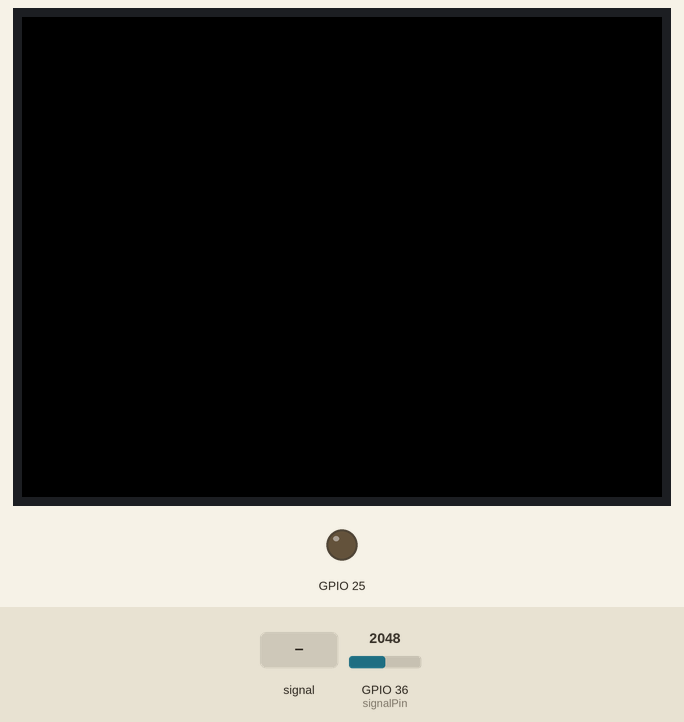
The sketch below on a simulated ESP32. Parts: 320×240 colour display, output pins drawn as LEDs (lit = HIGH). Inputs (shaded band) come from the test bench; at power-on: GPIO 36 (signalPin) = 2048.

Above: at 1.3 s.
1.4 s: GPIO 36 (signalPin) fed a 200 Hz sine of ±327 counts around its level
2.9 s: GPIO 36 (signalPin) set to 2866
Timing chart, 0 to 5.9 s (numbered marks = the images above; inputs shaded):
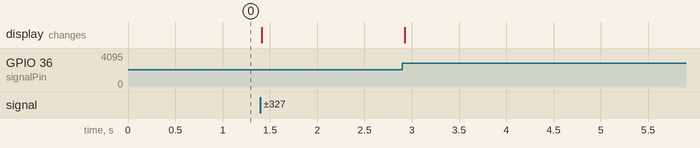

The sketch:

M5stackPlot.ino
```cpp
#include <M5Stack.h>
// LCD 320 x 240
// 信号ピンをM5Stackの36ピンにつなぐ
// GNDをGピンにつなぐ

//画面の行画素分の配列を定義
int memory[320]={0};

//最新データを入れる変数を定義
int data;

#define signalPin 36  // 信号線をGPIO36につなぐ

void setup(){
    M5.begin();
    dacWrite(25, 0); // Speaker OFF
}

void loop() {

  //背景色黒
  M5.Lcd.fillScreen(0x0000);
  //Serial.println(analogRead(signalPin)); // 心拍センサーを読み、シリアルに出力

  data = analogRead(signalPin);

  //map関数を使ってLCDモニタの表示できる数値にデータを変換
  //画素の230行をy=0に
  data = map(data, 0, 3200, 230, 0);

  //319番目の配列をdataに
  memory[319] = data;


  for(int i = 0; i < 320; i++){

      //点をプロット
      //M5.Lcd.drawPixel(i, memory[i], 0xFFFF);

      //線グラフ
      if(i > 0){
        M5.Lcd.drawLine(i-1, memory[i-1], i, memory[i], 0xFFFF);
      }

  }
  //データを一つずつ左へ送る。
  for(int i = 1; i < 320; i++){
    memory[i-1] = memory[i];
  }
}
```
